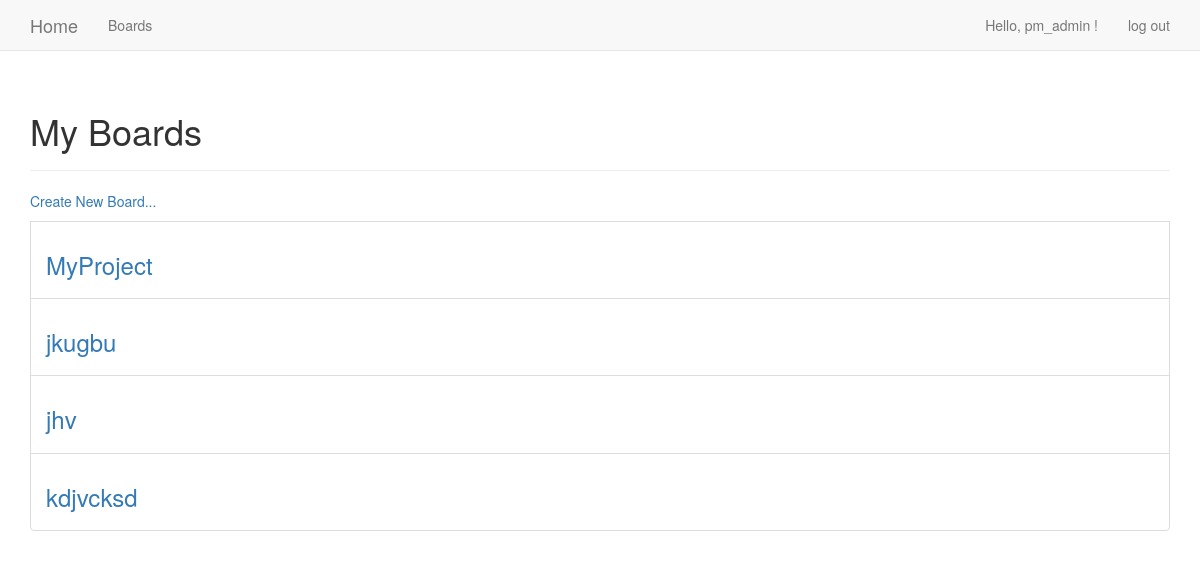
Before: /projects/ (signed in) with the older database file.
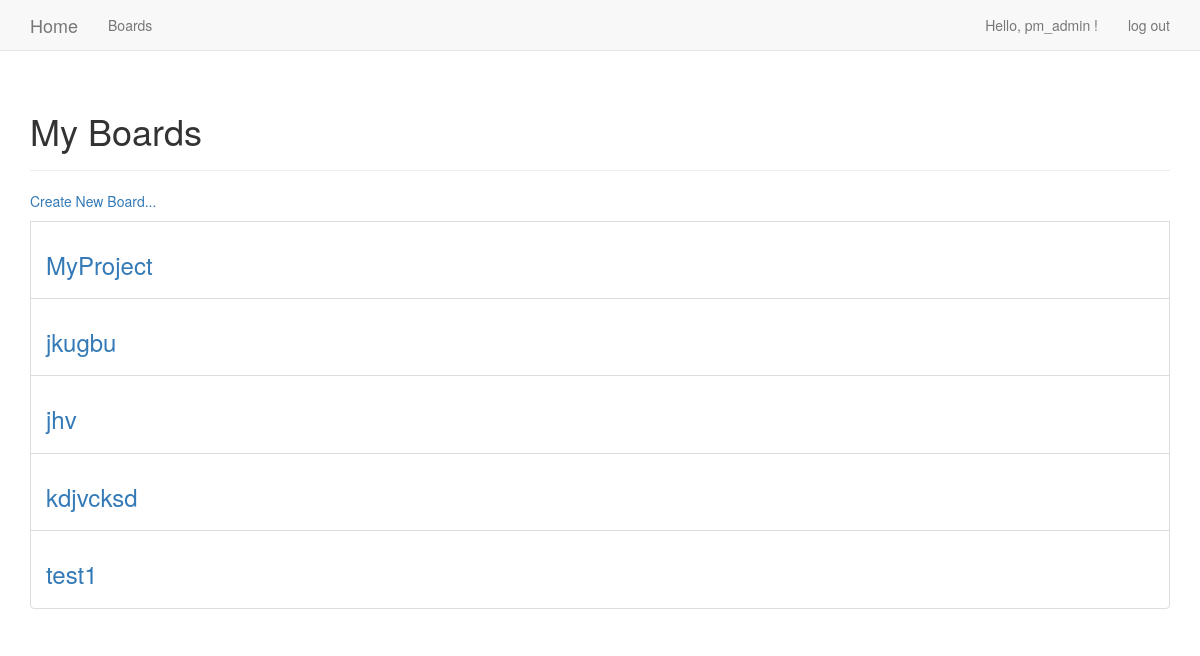
After: the same page with the newer database file.
### proj_tasks/models.py (models this page shows)
class Project(models.Model):
	project = models.CharField(max_length=200)
	date_added= models.DateTimeField(auto_now_add=True)
	owner = models.ForeignKey(User, on_delete=models.CASCADE)
	def __str__(self):
		return self.project

### proj_tasks/views.py (the view)
# urls.py: path('projects/', views.projects, name='projects'),
@login_required
def projects(request):
    projects = Project.objects.filter(owner=request.user).order_by('date_added')
    context = {'projects': projects}
    return render(request, 'proj_tasks/projects.html', context)

### proj_tasks/templates/proj_tasks/projects.html
{% extends "proj_tasks/base.html" %}
{% block header %}
  <h1>My Boards</h1>
{% endblock %}
{% block content %}
  <ul class="list-group">
  <p><a href="{% url 'proj_tasks:new_project' %}">Create New Board...</p>
    {% for project in projects %}
      <li class="list-group-item">
        <h3>
          <a href="{% url 'proj_tasks:project' project.id %}">{{ project }}</a>
        </h3>
      </li>
    {% empty %}
      <li>No projects have been added yet.</li>
    {% endfor %}
 </ul>
{% endblock content %}

### proj_tasks/templates/proj_tasks/base.html (shortened to what this page needs)
{% load bootstrap3 %}
<!DOCTYPE html>
<html lang="en">
	<head>
		{% bootstrap_css %}
	</head>
	<body>
		<nav class="navbar navbar-default navbar-static-top">
			<div class="container">
				<div class="navbar-header">
					<a class="navbar-brand" href="{% url 'proj_tasks:index' %}">
					Home </a>
					</div>
					<div id="navbar" class="navbar-collapse collapse">
					<ul class="nav navbar-nav">
					<li><a href="{% url 'proj_tasks:projects' %}">Boards</a></li>
					</ul>
					<ul class="nav navbar-nav navbar-right">
					{% if user.is_authenticated %}
					<li><a>Hello, {{ user.username }} !</a></li>
					<li><a href="{% url 'users:logout' %}">log out</a></li>
					{% else %}
					<li><a href="{% url 'users:register' %}">register</a></li>
					<li><a href="{% url 'users:login' %}">log in</a></li>
					{% endif %}
					</ul>
				</div>
			</div>
		</nav>
		<div class="container">
			<div class="page-header">
			{% block header %}{% endblock header %}
			</div>
			<div>
			{% block content %}{% endblock content %}
			</div>
		</div>
	</body>
</html>

Changed rows visible on the page:
added Project: project "test1"
